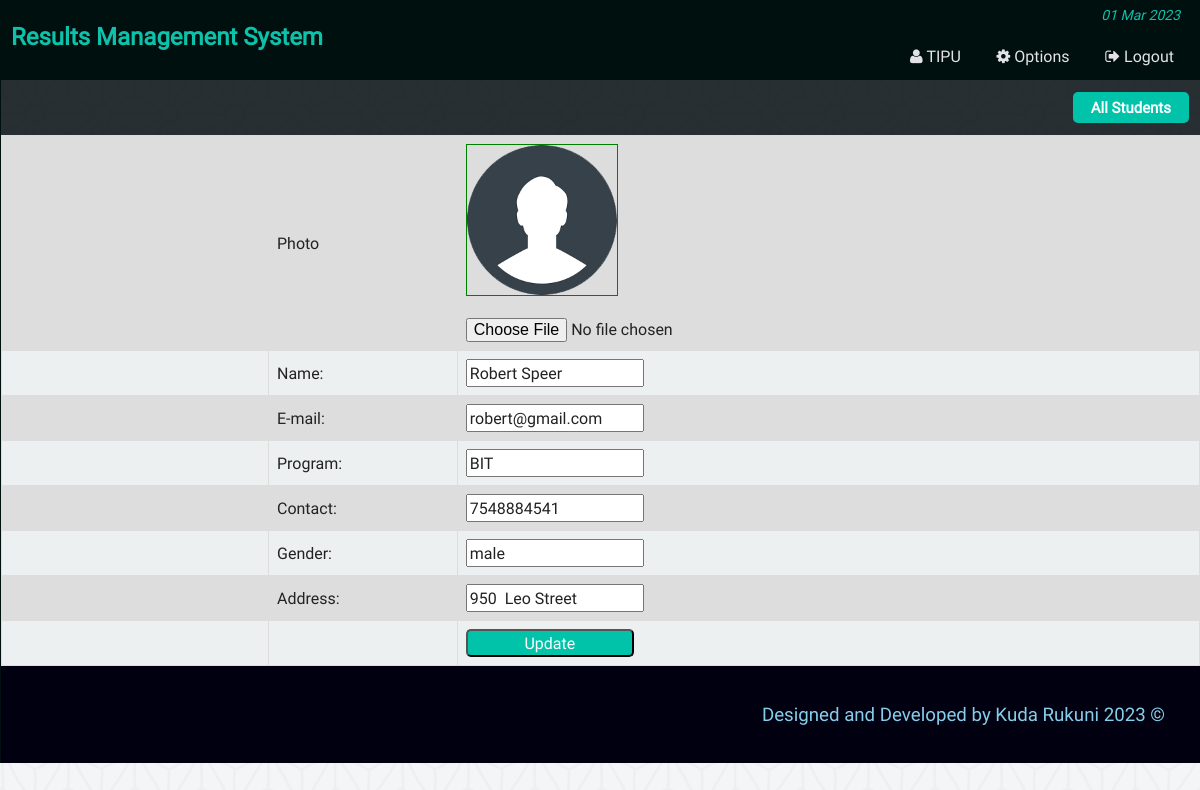
The page /admin_single_student_update.php?id=12103072 (signed in) on the database its author committed.
### tables this page shows
CREATE TABLE `st_info` (
  `st_id` int(11) NOT NULL,
  `name` varchar(100) NOT NULL,
  `password` varchar(32) NOT NULL,
  `email` varchar(50) NOT NULL,
  `bday` date NOT NULL,
  `program` varchar(10) NOT NULL,
  `contact` varchar(20) NOT NULL,
  `gender` varchar(10) NOT NULL,
  `address` varchar(255) NOT NULL,
  `img` varchar(255) DEFAULT NULL
);

### php/functions.php (called while the page is built, shortened)
<?php
class login_registration_class{
	public function getuserbyid($st_id){
		global $conn;
		$query = $conn->query("select * from st_info where st_id='$st_id'");
		return $query;
	}
};
?>

### admin_single_student_update.php (the view, shortened to what this page needs)
<?php
	require "php/config.php";
	require_once "php/functions.php";
	$user = new login_registration_class();
	if(isset($_REQUEST['id'])){
		$st_id = $_REQUEST['id'];
	}else{
		header('Location: admin.php');
		exit();
	}
?>
<?php
include "php/headertop_admin.php";
?>
<div class="profile">
			<h3 style="font-size:18px; text-align:right; background:#0000105e; color:#fff; padding:10px; margin:0"><a href="admin_all_student.php"><button class="editbtn">All Students</button></a></h3>
			<div class="st_update fix">
				<form action="" method="post" enctype="multipart/form-data">
						<?php
						$result = $user->getuserbyid($st_id);
						while($row = $result->fetch_assoc()){
						?>
					<table class="tab_one" >
						<tr>
							<td style="width:250px;"></td>
							<td>Photo</td>
							<td>
							<img id="logo_preview" src="img/student/<?php echo $row['img']?>" style="height:150px; width:150px; border:1px green solid;"><br><br>
							<input type="file" name="personal_image" id="spic" onchange="PreviewImage('personal_image', 'logo_preview')" />
							</td>
						</tr>
						<tr>
							<td style="width:125px;"></td>
							<td>Name:</td>
							<td><input type="text" name="st_name" value="<?php echo $row['name'];?>"></td>
						</tr>
						<tr>
							<td style="width:125px;"></td>
							<td>E-mail:</td>
							<td><input type="email" name="st_email" value="<?php echo $row['email']; ?>"></td>
						</tr>
						<tr>
							<td style="width:125px;"></td>
							<td>Program:</td>
							<td><input type="text" name="st_dept" value="<?php echo $row['program']; ?>"></td>
						</tr>
						<tr>
							<td style="width:125px;"></td>
							<td>Contact:</td>
							<td><input type="text" name="st_contact" value="<?php echo $row['contact']; ?>"></td>
						</tr>
						<tr>
							<td style="width:125px;"></td>
							<td>Gender:</td>
							<td><input type="text" name="st_gender" value="<?php echo $row['gender']; ?>"></td>
						</tr>
						<tr>
							<td style="width:125px;"></td>
							<td>Address:</td>
							<td><input type="text" name="st_add" value="<?php echo $row['address']; ?>"></td>
						</tr>
						<tr>
						<td style="width:125px;"></td>
						<td></td>
						<td colspan="2">
							<input style="background:#01C3AA;color:#fff;width:168px;border-radius:5px;" type="submit" name="Update" value="Update">
							</td>
						</tr>
					</table>
						<?php } ?>
				</form>
			</div>
</div>
<?php include "php/footerbottom.php";?>

### css/main.css (style rules this page uses)
html { color: #222; font-size: 1em; line-height: 1.4; }
audio, canvas, iframe, img, svg, video { vertical-align: middle; }
a { text-decoration:none; }
.fix { overflow:hidden; }
body { font-family:roboto !important; background: #00100fbf url(../img/ptrn.png) repeat fixed; }
.st_reg th, td { padding: 8px; }
table.tab_one { width:100%; }
table.tab_one td { border:1px solid #ddd; padding:8px; }
table.tab_one tr:nth-child(odd) { background:#ddd; }
table.tab_one tr:nth-child(even) { background:#ecf0f1; }
.editbtn { background-color: #01C3AA; border: none; border-radius:5px; color: white; padding: 5px 18px; text-align: center; text-decoration: none; display: inline-block; font-size: 15px; margin: 2px 1px; cursor: pointer; }
table.att_tab tr,td,th { border:2px solid #ddd; border-collapse:collapse; padding:8px; }

### rows shown on the page
st_info: img (picture), st_name "Robert Speer", st_email "robert@gmail.com", st_dept "BIT", st_contact "7548884541", st_gender "male", st_add "950 Leo Street"

### other values the page prints
$admin_name "TIPU"
